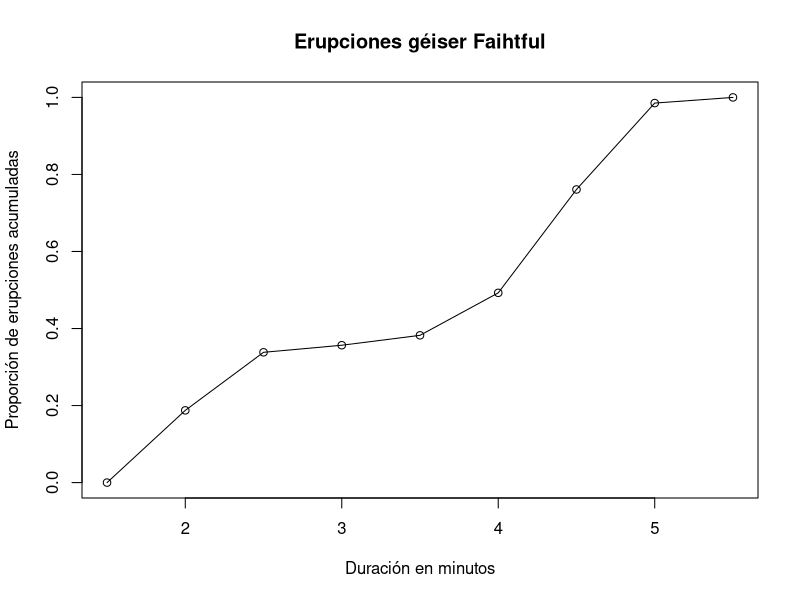

Reproduce this figure in R.
## ---- chunk 1
duration <- faithful$eruptions
breaks <- seq(1.5, 5.5, by=0.5)
duration.cut <- cut(duration,  breaks, by=0.5, right = FALSE)
duration.freq <- table(duration.cut)
duration.cumfreq = cumsum(duration.freq)
duration.cumrelfreq = duration.cumfreq / nrow(faithful)

## ---- chunk 2
cumrelfreq <- c(0, duration.cumrelfreq)
plot(breaks, cumrelfreq,
     main = "Erupciones géiser Faihtful",
     xlab = "Duración en minutos",
     ylab = "Proporción de erupciones acumuladas")
lines(breaks, cumrelfreq)


